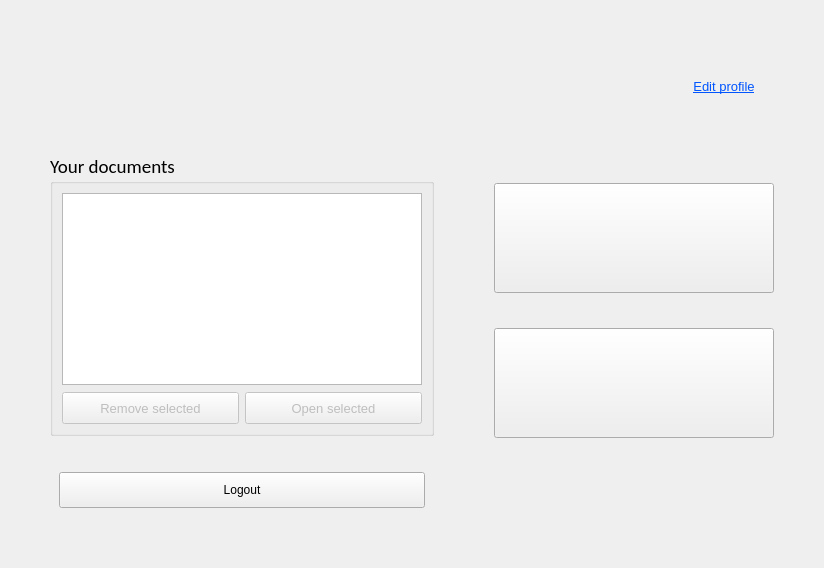
      <widget class="QWidget" name="page_open">
       <layout class="QVBoxLayout" name="verticalLayout_6">
        <property name="spacing">
         <number>0</number>
        </property>
        <property name="leftMargin">
         <number>10</number>
        </property>
        <property name="topMargin">
         <number>10</number>
        </property>
        <property name="rightMargin">
         <number>10</number>
        </property>
        <property name="bottomMargin">
         <number>10</number>
        </property>
        <item>
         <layout class="QHBoxLayout" name="horizontalLayout_7">
          <property name="spacing">
           <number>0</number>
          </property>
          <property name="leftMargin">
           <number>40</number>
          </property>
          <property name="topMargin">
           <number>0</number>
          </property>
          <property name="rightMargin">
           <number>50</number>
          </property>
          <item>
           <spacer name="horizontalSpacer_2">
            <property name="orientation">
             <enum>Qt::Horizontal</enum>
            </property>
            <property name="sizeType">
             <enum>QSizePolicy::Expanding</enum>
            </property>
            <property name="sizeHint" stdset="0">
             <size>
              <width>50</width>
              <height>20</height>
             </size>
            </property>
           </spacer>
          </item>
          <item>
           <layout class="QVBoxLayout" name="verticalLayout_3">
            <property name="spacing">
             <number>6</number>
            </property>
            <property name="topMargin">
             <number>8</number>
            </property>
            <property name="rightMargin">
             <number>10</number>
            </property>
            <property name="bottomMargin">
             <number>0</number>
            </property>
            <item alignment="Qt::AlignTop">
             <widget class="QLabel" name="label_userNick">
              <property name="sizePolicy">
               <sizepolicy hsizetype="Preferred" vsizetype="Fixed">
                <horstretch>0</horstretch>
                <verstretch>0</verstretch>
               </sizepolicy>
              </property>
              <property name="minimumSize">
               <size>
                <width>0</width>
                <height>0</height>
               </size>
              </property>
              <property name="font">
               <font>
                <pointsize>11</pointsize>
                <weight>75</weight>
                <bold>true</bold>
               </font>
              </property>
              <property name="text">
               <string/>
              </property>
              <property name="alignment">
               <set>Qt::AlignRight|Qt::AlignTrailing|Qt::AlignVCenter</set>
              </property>
             </widget>
            </item>
            <item alignment="Qt::AlignVCenter">
             <widget class="QLabel" name="label_userUsername">
              <property name="sizePolicy">
               <sizepolicy hsizetype="Preferred" vsizetype="Fixed">
                <horstretch>0</horstretch>
                <verstretch>0</verstretch>
               </sizepolicy>
              </property>
              <property name="palette">
               <palette>
                <active>
                 <colorrole role="WindowText">
                  <brush brushstyle="SolidPattern">
                   <color alpha="255">
                    <red>102</red>
                    <green>102</green>
                    <blue>102</blue>
                   </color>
                  </brush>
                 </colorrole>
                </active>
                <inactive>
                 <colorrole role="WindowText">
                  <brush brushstyle="SolidPattern">
                   <color alpha="255">
                    <red>102</red>
                    <green>102</green>
                    <blue>102</blue>
                   </color>
                  </brush>
                 </colorrole>
                </inactive>
                <disabled>
                 <colorrole role="WindowText">
                  <brush brushstyle="SolidPattern">
                   <color alpha="255">
                    <red>120</red>
                    <green>120</green>
                    <blue>120</blue>
                   </color>
                  </brush>
                 </colorrole>
                </disabled>
               </palette>
              </property>
              <property name="font">
               <font>
                <pointsize>10</pointsize>
               </font>
              </property>
              <property name="text">
               <string/>
              </property>
              <property name="alignment">
               <set>Qt::AlignRight|Qt::AlignTrailing|Qt::AlignVCenter</set>
              </property>
             </widget>
            </item>
            <item>
             <spacer name="verticalSpacer_17">
              <property name="orientation">
               <enum>Qt::Vertical</enum>
              </property>
              <property name="sizeHint" stdset="0">
               <size>
                <width>0</width>
                <height>30</height>
               </size>
              </property>
             </spacer>
            </item>
           </layout>
          </item>
          <item>
           <layout class="QVBoxLayout" name="verticalLayout_4">
            <property name="spacing">
             <number>0</number>
            </property>
            <property name="leftMargin">
             <number>0</number>
            </property>
            <property name="topMargin">
             <number>0</number>
            </property>
            <item alignment="Qt::AlignHCenter|Qt::AlignTop">
             <widget class="QLabel" name="label_userProfilePhoto">
              <property name="sizePolicy">
               <sizepolicy hsizetype="Fixed" vsizetype="Fixed">
                <horstretch>0</horstretch>
                <verstretch>0</verstretch>
               </sizepolicy>
              </property>
              <property name="minimumSize">
               <size>
                <width>65</width>
                <height>65</height>
               </size>
              </property>
              <property name="maximumSize">
               <size>
                <width>65</width>
                <height>65</height>
               </size>
              </property>
              <property name="frameShape">
               <enum>QFrame::NoFrame</enum>
              </property>
              <property name="frameShadow">
               <enum>QFrame::Plain</enum>
              </property>
              <property name="text">
               <string/>
              </property>
             </widget>
            </item>
            <item alignment="Qt::AlignHCenter|Qt::AlignVCenter">
             <widget class="QPushButton" name="pushButton_editProfile">
              <property name="sizePolicy">
               <sizepolicy hsizetype="Minimum" vsizetype="Minimum">
                <horstretch>0</horstretch>
                <verstretch>0</verstretch>
               </sizepolicy>
              </property>
              <property name="minimumSize">
               <size>
                <width>0</width>
                <height>0</height>
               </size>
              </property>
              <property name="maximumSize">
               <size>
                <width>16777212</width>
                <height>16777215</height>
               </size>
              </property>
              <property name="palette">
               <palette>
                <active>
                 <colorrole role="ButtonText">
                  <brush brushstyle="SolidPattern">
                   <color alpha="255">
                    <red>0</red>
                    <green>85</green>
                    <blue>255</blue>
                   </color>
                  </brush>
                 </colorrole>
                </active>
                <inactive>
                 <colorrole role="ButtonText">
                  <brush brushstyle="SolidPattern">
                   <color alpha="255">
                    <red>0</red>
                    <green>85</green>
                    <blue>255</blue>
                   </color>
                  </brush>
                 </colorrole>
                </inactive>
                <disabled>
                 <colorrole role="ButtonText">
                  <brush brushstyle="SolidPattern">
                   <color alpha="255">
                    <red>120</red>
                    <green>120</green>
                    <blue>120</blue>
                   </color>
                  </brush>
                 </colorrole>
                </disabled>
               </palette>
              </property>
              <property name="font">
               <font>
                <pointsize>10</pointsize>
                <underline>true</underline>
               </font>
              </property>
              <property name="focusPolicy">
               <enum>Qt::NoFocus</enum>
              </property>
              <property name="text">
               <string>Edit profile</string>
              </property>
              <property name="flat">
               <bool>true</bool>
              </property>
             </widget>
            </item>
            <item>
             <spacer name="verticalSpacer_12">
              <property name="orientation">
               <enum>Qt::Vertical</enum>
              </property>
              <property name="sizeHint" stdset="0">
               <size>
                <width>20</width>
                <height>40</height>
               </size>
              </property>
             </spacer>
            </item>
           </layout>
          </item>
         </layout>
        </item>
        <item>
         <layout class="QHBoxLayout" name="horizontalLayout_14">
          <property name="rightMargin">
           <number>0</number>
          </property>
          <property name="bottomMargin">
           <number>0</number>
          </property>
          <item>
           <layout class="QVBoxLayout" name="verticalLayout_9">
            <property name="leftMargin">
             <number>40</number>
            </property>
            <property name="topMargin">
             <number>15</number>
            </property>
            <property name="rightMargin">
             <number>40</number>
            </property>
            <property name="bottomMargin">
             <number>10</number>
            </property>
            <item>
             <widget class="QGroupBox" name="groupBox_2">
              <property name="sizePolicy">
               <sizepolicy hsizetype="MinimumExpanding" vsizetype="MinimumExpanding">
                <horstretch>0</horstretch>
                <verstretch>0</verstretch>
               </sizepolicy>
              </property>
              <property name="minimumSize">
               <size>
                <width>300</width>
                <height>250</height>
               </size>
              </property>
              <property name="font">
               <font>
                <family>Calibri</family>
                <pointsize>14</pointsize>
                <weight>50</weight>
                <bold>false</bold>
               </font>
              </property>
              <property name="title">
               <string>Your documents</string>
              </property>
              <layout class="QVBoxLayout" name="verticalLayout_12">
               <item>
                <layout class="QVBoxLayout" name="verticalLayout_11">
                 <item>
                  <widget class="QTableWidget" name="tableWidget">
                   <property name="sizePolicy">
                    <sizepolicy hsizetype="Expanding" vsizetype="Expanding">
                     <horstretch>0</horstretch>
                     <verstretch>0</verstretch>
                    </sizepolicy>
                   </property>
                   <property name="minimumSize">
                    <size>
                     <width>0</width>
                     <height>0</height>
                    </size>
                   </property>
                   <property name="contextMenuPolicy">
                    <enum>Qt::CustomContextMenu</enum>
                   </property>
                   <property name="editTriggers">
                    <set>QAbstractItemView::NoEditTriggers</set>
                   </property>
                   <property name="tabKeyNavigation">
                    <bool>true</bool>
                   </property>
                   <property name="showDropIndicator" stdset="0">
                    <bool>false</bool>
                   </property>
                   <property name="dragDropOverwriteMode">
                    <bool>false</bool>
                   </property>
                   <property name="alternatingRowColors">
                    <bool>true</bool>
                   </property>
                   <property name="selectionMode">
                    <enum>QAbstractItemView::SingleSelection</enum>
                   </property>
                   <property name="selectionBehavior">
                    <enum>QAbstractItemView::SelectRows</enum>
                   </property>
                   <property name="textElideMode">
                    <enum>Qt::ElideNone</enum>
                   </property>
                   <property name="showGrid">
                    <bool>false</bool>
                   </property>
                   <property name="cornerButtonEnabled">
                    <bool>false</bool>
                   </property>
                   <attribute name="horizontalHeaderVisible">
                    <bool>false</bool>
                   </attribute>
                   <attribute name="horizontalHeaderCascadingSectionResizes">
                    <bool>false</bool>
                   </attribute>
                   <attribute name="horizontalHeaderMinimumSectionSize">
                    <number>45</number>
                   </attribute>
                   <attribute name="horizontalHeaderDefaultSectionSize">
                    <number>70</number>
                   </attribute>
                   <attribute name="horizontalHeaderHighlightSections">
                    <bool>false</bool>
                   </attribute>
                   <attribute name="horizontalHeaderShowSortIndicator" stdset="0">
                    <bool>false</bool>
                   </attribute>
                   <attribute name="horizontalHeaderStretchLastSection">
                    <bool>true</bool>
                   </attribute>
                   <attribute name="verticalHeaderMinimumSectionSize">
                    <number>20</number>
                   </attribute>
                   <attribute name="verticalHeaderDefaultSectionSize">
                    <number>25</number>
                   </attribute>
                   <attribute name="verticalHeaderHighlightSections">
                    <bool>false</bool>
                   </attribute>
                   <column>
                    <property name="text">
                     <string>Name</string>
                    </property>
                   </column>
                   <column>
                    <property name="text">
                     <string>Author</string>
                    </property>
                   </column>
                   <column>
                    <property name="text">
                     <string>URI</string>
                    </property>
                   </column>
                  </widget>
                 </item>
                 <item>
                  <spacer name="horizontalSpacer">
                   <property name="orientation">
                    <enum>Qt::Horizontal</enum>
                   </property>
                   <property name="sizeType">
                    <enum>QSizePolicy::Preferred</enum>
                   </property>
                   <property name="sizeHint" stdset="0">
                    <size>
                     <width>360</width>
                     <height>1</height>
                    </size>
                   </property>
                  </spacer>
                 </item>
                 <item>
                  <layout class="QHBoxLayout" name="horizontalLayout_4">
                   <item>
                    <widget class="QPushButton" name="pushButton_remove">
                     <property name="enabled">
                      <bool>false</bool>
                     </property>
                     <property name="sizePolicy">
                      <sizepolicy hsizetype="Preferred" vsizetype="MinimumExpanding">
                       <horstretch>0</horstretch>
                       <verstretch>0</verstretch>
                      </sizepolicy>
                     </property>
                     <property name="minimumSize">
                      <size>
                       <width>0</width>
                       <height>32</height>
                      </size>
                     </property>
                     <property name="font">
                      <font>
                       <family>MS Shell Dlg 2</family>
                       <pointsize>10</pointsize>
                      </font>
                     </property>
                     <property name="layoutDirection">
                      <enum>Qt::LeftToRight</enum>
                     </property>
                     <property name="text">
                      <string>Remove selected</string>
                     </property>
                    </widget>
                   </item>
                   <item>
                    <widget class="QPushButton" name="pushButton_open">
                     <property name="enabled">
                      <bool>false</bool>
                     </property>
                     <property name="sizePolicy">
                      <sizepolicy hsizetype="Preferred" vsizetype="MinimumExpanding">
                       <horstretch>0</horstretch>
                       <verstretch>0</verstretch>
                      </sizepolicy>
                     </property>
                     <property name="minimumSize">
                      <size>
                       <width>0</width>
                       <height>32</height>
                      </size>
                     </property>
                     <property name="font">
                      <font>
                       <family>MS Shell Dlg 2</family>
                       <pointsize>10</pointsize>
                       <weight>50</weight>
                       <bold>false</bold>
                      </font>
                     </property>
                     <property name="text">
                      <string>Open selected</string>
                     </property>
                    </widget>
                   </item>
                  </layout>
                 </item>
                </layout>
               </item>
              </layout>
             </widget>
            </item>
            <item>
             <spacer name="verticalSpacer_8">
              <property name="orientation">
               <enum>Qt::Vertical</enum>
              </property>
              <property name="sizeType">
               <enum>QSizePolicy::MinimumExpanding</enum>
              </property>
              <property name="sizeHint" stdset="0">
               <size>
                <width>20</width>
                <height>20</height>
               </size>
              </property>
             </spacer>
            </item>
            <item>
             <layout class="QHBoxLayout" name="horizontalLayout_6">
              <property name="leftMargin">
               <number>9</number>
              </property>
              <property name="rightMargin">
               <number>9</number>
              </property>
              <property name="bottomMargin">
               <number>0</number>
              </property>
              <item>
               <widget class="QPushButton" name="pushButton_back">
                <property name="sizePolicy">
                 <sizepolicy hsizetype="Minimum" vsizetype="MinimumExpanding">
                  <horstretch>0</horstretch>
                  <verstretch>0</verstretch>
                 </sizepolicy>
                </property>
                <property name="minimumSize">
                 <size>
                  <width>0</width>
                  <height>36</height>
                 </size>
                </property>
                <property name="maximumSize">
                 <size>
                  <width>16777215</width>
                  <height>50</height>
                 </size>
                </property>
                <property name="text">
                 <string>Logout</string>
                </property>
               </widget>
              </item>
             </layout>
            </item>
            <item>
             <spacer name="verticalSpacer_16">
              <property name="orientation">
               <enum>Qt::Vertical</enum>
              </property>
              <property name="sizeType">
               <enum>QSizePolicy::MinimumExpanding</enum>
              </property>
              <property name="sizeHint" stdset="0">
               <size>
                <width>20</width>
                <height>40</height>
               </size>
              </property>
             </spacer>
            </item>
           </layout>
          </item>
          <item>
           <layout class="QVBoxLayout" name="verticalLayout_8">
            <property name="leftMargin">
             <number>20</number>
            </property>
            <property name="topMargin">
             <number>15</number>
            </property>
            <property name="rightMargin">
             <number>40</number>
            </property>
            <property name="bottomMargin">
             <number>10</number>
            </property>
            <item>
             <spacer name="verticalSpacer_19">
              <property name="orientation">
               <enum>Qt::Vertical</enum>
              </property>
              <property name="sizeType">
               <enum>QSizePolicy::Preferred</enum>
              </property>
              <property name="sizeHint" stdset="0">
               <size>
                <width>20</width>
                <height>30</height>
               </size>
              </property>
             </spacer>
            </item>
            <item alignment="Qt::AlignHCenter">
             <widget class="QPushButton" name="pushButton_new">
              <property name="sizePolicy">
               <sizepolicy hsizetype="MinimumExpanding" vsizetype="MinimumExpanding">
                <horstretch>0</horstretch>
                <verstretch>0</verstretch>
               </sizepolicy>
              </property>
              <property name="minimumSize">
               <size>
                <width>280</width>
                <height>110</height>
               </size>
              </property>
              <property name="maximumSize">
               <size>
                <width>600</width>
                <height>250</height>
               </size>
              </property>
              <property name="text">
               <string/>
              </property>
             </widget>
            </item>
            <item>
             <spacer name="verticalSpacer_11">
              <property name="orientation">
               <enum>Qt::Vertical</enum>
              </property>
              <property name="sizeType">
               <enum>QSizePolicy::Preferred</enum>
              </property>
              <property name="sizeHint" stdset="0">
               <size>
                <width>20</width>
                <height>35</height>
               </size>
              </property>
             </spacer>
            </item>
            <item alignment="Qt::AlignHCenter">
             <widget class="QPushButton" name="pushButton_openuri">
              <property name="sizePolicy">
               <sizepolicy hsizetype="MinimumExpanding" vsizetype="MinimumExpanding">
                <horstretch>0</horstretch>
                <verstretch>0</verstretch>
               </sizepolicy>
              </property>
              <property name="minimumSize">
               <size>
                <width>280</width>
                <height>110</height>
               </size>
              </property>
              <property name="maximumSize">
               <size>
                <width>600</width>
                <height>250</height>
               </size>
              </property>
              <property name="text">
               <string/>
              </property>
             </widget>
            </item>
            <item>
             <spacer name="verticalSpacer_9">
              <property name="orientation">
               <enum>Qt::Vertical</enum>
              </property>
              <property name="sizeType">
               <enum>QSizePolicy::Preferred</enum>
              </property>
              <property name="sizeHint" stdset="0">
               <size>
                <width>20</width>
                <height>40</height>
               </size>
              </property>
             </spacer>
            </item>
            <item>
             <widget class="QLabel" name="label_incorrect_file_operation">
              <property name="minimumSize">
               <size>
                <width>0</width>
                <height>30</height>
               </size>
              </property>
              <property name="maximumSize">
               <size>
                <width>500</width>
                <height>16777215</height>
               </size>
              </property>
              <property name="palette">
               <palette>
                <active>
                 <colorrole role="WindowText">
                  <brush brushstyle="SolidPattern">
                   <color alpha="255">
                    <red>255</red>
                    <green>0</green>
                    <blue>0</blue>
                   </color>
                  </brush>
                 </colorrole>
                 <colorrole role="Text">
                  <brush brushstyle="SolidPattern">
                   <color alpha="255">
                    <red>0</red>
                    <green>0</green>
                    <blue>0</blue>
                   </color>
                  </brush>
                 </colorrole>
                 <colorrole role="PlaceholderText">
                  <brush brushstyle="SolidPattern">
                   <color alpha="128">
                    <red>255</red>
                    <green>0</green>
                    <blue>0</blue>
                   </color>
                  </brush>
                 </colorrole>
                </active>
                <inactive>
                 <colorrole role="WindowText">
                  <brush brushstyle="SolidPattern">
                   <color alpha="255">
                    <red>255</red>
                    <green>0</green>
                    <blue>0</blue>
                   </color>
                  </brush>
                 </colorrole>
                 <colorrole role="Text">
                  <brush brushstyle="SolidPattern">
                   <color alpha="255">
                    <red>0</red>
                    <green>0</green>
                    <blue>0</blue>
                   </color>
                  </brush>
                 </colorrole>
                 <colorrole role="PlaceholderText">
                  <brush brushstyle="SolidPattern">
                   <color alpha="128">
                    <red>255</red>
                    <green>0</green>
                    <blue>0</blue>
                   </color>
                  </brush>
                 </colorrole>
                </inactive>
                <disabled>
                 <colorrole role="WindowText">
                  <brush brushstyle="SolidPattern">
                   <color alpha="255">
                    <red>120</red>
                    <green>120</green>
                    <blue>120</blue>
                   </color>
                  </brush>
                 </colorrole>
                 <colorrole role="Text">
                  <brush brushstyle="SolidPattern">
                   <color alpha="255">
                    <red>120</red>
                    <green>120</green>
                    <blue>120</blue>
                   </color>
                  </brush>
                 </colorrole>
                 <colorrole role="PlaceholderText">
                  <brush brushstyle="SolidPattern">
                   <color alpha="128">
                    <red>0</red>
                    <green>0</green>
                    <blue>0</blue>
                   </color>
                  </brush>
                 </colorrole>
                </disabled>
               </palette>
              </property>
              <property name="text">
               <string/>
              </property>
              <property name="textFormat">
               <enum>Qt::AutoText</enum>
              </property>
              <property name="alignment">
               <set>Qt::AlignCenter</set>
              </property>
              <property name="wordWrap">
               <bool>true</bool>
              </property>
             </widget>
            </item>
            <item>
             <spacer name="verticalSpacer_20">
              <property name="orientation">
               <enum>Qt::Vertical</enum>
              </property>
              <property name="sizeType">
               <enum>QSizePolicy::MinimumExpanding</enum>
              </property>
              <property name="sizeHint" stdset="0">
               <size>
                <width>20</width>
                <height>40</height>
               </size>
              </property>
             </spacer>
            </item>
           </layout>
          </item>
         </layout>
        </item>
       </layout>
      </widget>
